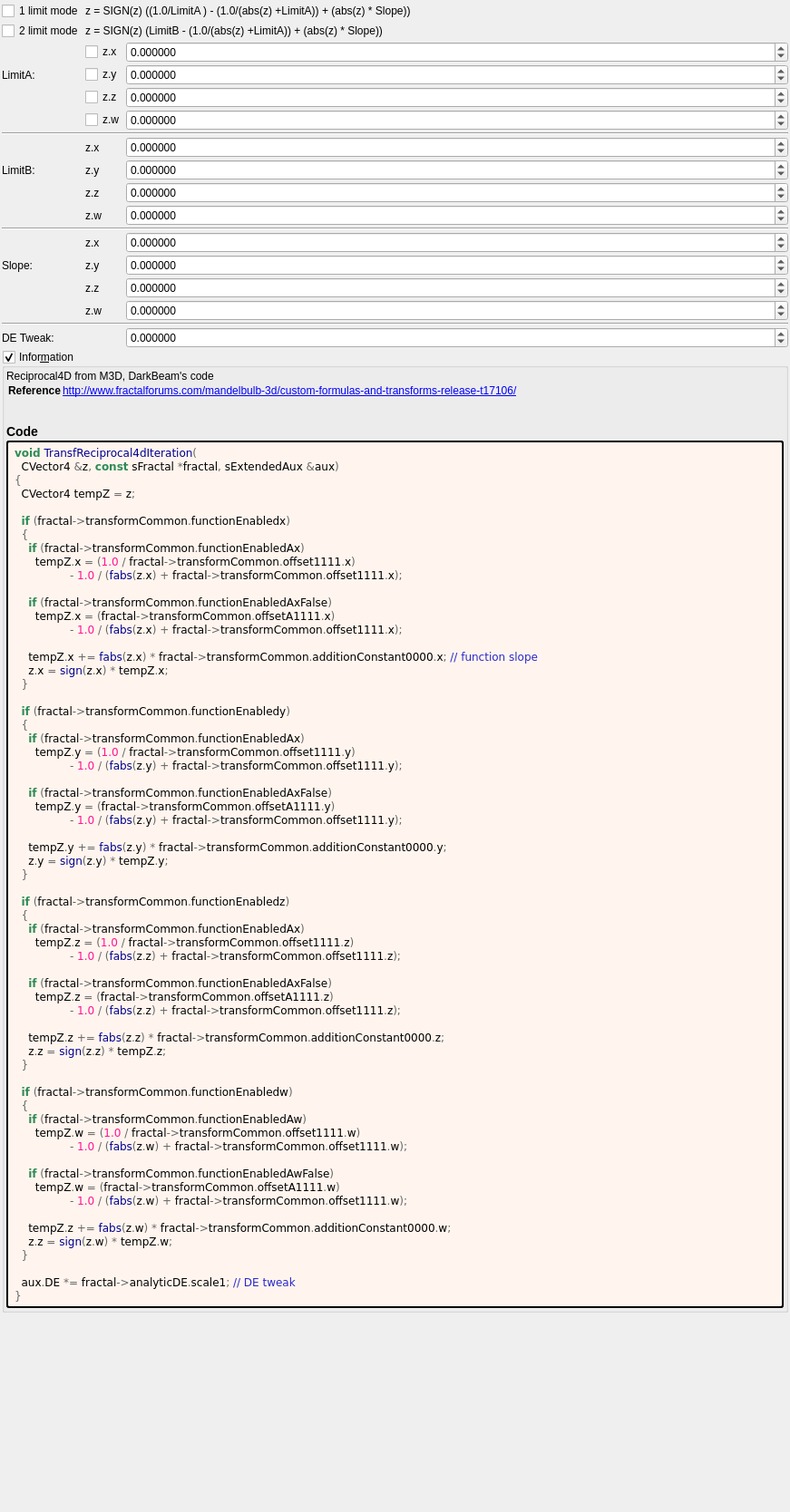
<?xml version="1.0" encoding="UTF-8"?>
<ui version="4.0">
 <class>transf_reciprocal4d</class>
 <widget class="QWidget" name="Form">
  <property name="geometry">
   <rect>
    <x>0</x>
    <y>0</y>
    <width>871</width>
    <height>1668</height>
   </rect>
  </property>
  <property name="windowTitle">
   <string notr="true">transf_reciprocal4d</string>
  </property>
  <layout class="QVBoxLayout" name="verticalLayout">
   <property name="spacing">
    <number>2</number>
   </property>
   <property name="leftMargin">
    <number>2</number>
   </property>
   <property name="topMargin">
    <number>2</number>
   </property>
   <property name="rightMargin">
    <number>2</number>
   </property>
   <property name="bottomMargin">
    <number>2</number>
   </property>
   <item>
    <layout class="QGridLayout" name="gridLayout" columnstretch="0,0,1">
     <property name="spacing">
      <number>2</number>
     </property>
     <item row="0" column="1" colspan="2">
      <widget class="QLabel" name="label_133">
       <property name="text">
        <string notr="true">z = SIGN(z) ((1.0/LimitA ) - (1.0/(abs(z) +LimitA)) + (abs(z) * Slope))</string>
       </property>
       <property name="wordWrap">
        <bool>true</bool>
       </property>
      </widget>
     </item>
     <item row="10" column="2">
      <widget class="MyDoubleSpinBox" name="spinbox4_transf_offsetA_1111_w">
       <property name="sizePolicy">
        <sizepolicy hsizetype="Minimum" vsizetype="Maximum">
         <horstretch>0</horstretch>
         <verstretch>0</verstretch>
        </sizepolicy>
       </property>
       <property name="prefix">
        <string/>
       </property>
       <property name="suffix">
        <string/>
       </property>
       <property name="decimals">
        <number>6</number>
       </property>
       <property name="minimum">
        <double>-99.989999999999995</double>
       </property>
       <property name="maximum">
        <double>99.989999999999995</double>
       </property>
       <property name="singleStep">
        <double>0.100000000000000</double>
       </property>
      </widget>
     </item>
     <item row="10" column="1">
      <widget class="QLabel" name="label_120">
       <property name="text">
        <string notr="true">z.w</string>
       </property>
      </widget>
     </item>
     <item row="5" column="1">
      <widget class="MyCheckBox" name="checkBox_transf_function_enabledw">
       <property name="text">
        <string notr="true">z.w</string>
       </property>
      </widget>
     </item>
     <item row="8" column="1">
      <widget class="QLabel" name="label_114">
       <property name="text">
        <string notr="true">z.y</string>
       </property>
      </widget>
     </item>
     <item row="2" column="2">
      <widget class="MyDoubleSpinBox" name="spinbox4_transf_offset_1111_x">
       <property name="sizePolicy">
        <sizepolicy hsizetype="Minimum" vsizetype="Maximum">
         <horstretch>0</horstretch>
         <verstretch>0</verstretch>
        </sizepolicy>
       </property>
       <property name="prefix">
        <string/>
       </property>
       <property name="suffix">
        <string/>
       </property>
       <property name="decimals">
        <number>6</number>
       </property>
       <property name="minimum">
        <double>-99.989999999999995</double>
       </property>
       <property name="maximum">
        <double>99.989999999999995</double>
       </property>
       <property name="singleStep">
        <double>0.100000000000000</double>
       </property>
      </widget>
     </item>
     <item row="4" column="1">
      <widget class="MyCheckBox" name="checkBox_transf_function_enabledz">
       <property name="text">
        <string notr="true">z.z</string>
       </property>
      </widget>
     </item>
     <item row="9" column="1">
      <widget class="QLabel" name="label_115">
       <property name="text">
        <string notr="true">z.z</string>
       </property>
      </widget>
     </item>
     <item row="7" column="2">
      <widget class="MyDoubleSpinBox" name="spinbox4_transf_offsetA_1111_x">
       <property name="sizePolicy">
        <sizepolicy hsizetype="Minimum" vsizetype="Maximum">
         <horstretch>0</horstretch>
         <verstretch>0</verstretch>
        </sizepolicy>
       </property>
       <property name="prefix">
        <string/>
       </property>
       <property name="suffix">
        <string/>
       </property>
       <property name="decimals">
        <number>6</number>
       </property>
       <property name="minimum">
        <double>-99.989999999999995</double>
       </property>
       <property name="maximum">
        <double>99.989999999999995</double>
       </property>
       <property name="singleStep">
        <double>0.100000000000000</double>
       </property>
      </widget>
     </item>
     <item row="14" column="2">
      <widget class="MyDoubleSpinBox" name="spinbox4_transf_addition_constant_0000_z">
       <property name="sizePolicy">
        <sizepolicy hsizetype="Minimum" vsizetype="Maximum">
         <horstretch>0</horstretch>
         <verstretch>0</verstretch>
        </sizepolicy>
       </property>
       <property name="prefix">
        <string/>
       </property>
       <property name="suffix">
        <string/>
       </property>
       <property name="decimals">
        <number>6</number>
       </property>
       <property name="minimum">
        <double>-99.989999999999995</double>
       </property>
       <property name="maximum">
        <double>99.989999999999995</double>
       </property>
       <property name="singleStep">
        <double>0.100000000000000</double>
       </property>
      </widget>
     </item>
     <item row="8" column="2">
      <widget class="MyDoubleSpinBox" name="spinbox4_transf_offsetA_1111_y">
       <property name="sizePolicy">
        <sizepolicy hsizetype="Minimum" vsizetype="Maximum">
         <horstretch>0</horstretch>
         <verstretch>0</verstretch>
        </sizepolicy>
       </property>
       <property name="prefix">
        <string/>
       </property>
       <property name="suffix">
        <string/>
       </property>
       <property name="decimals">
        <number>6</number>
       </property>
       <property name="minimum">
        <double>-99.989999999999995</double>
       </property>
       <property name="maximum">
        <double>99.989999999999995</double>
       </property>
       <property name="singleStep">
        <double>0.100000000000000</double>
       </property>
      </widget>
     </item>
     <item row="6" column="0" colspan="3">
      <widget class="Line" name="line">
       <property name="orientation">
        <enum>Qt::Horizontal</enum>
       </property>
      </widget>
     </item>
     <item row="4" column="2">
      <widget class="MyDoubleSpinBox" name="spinbox4_transf_offset_1111_z">
       <property name="sizePolicy">
        <sizepolicy hsizetype="Minimum" vsizetype="Maximum">
         <horstretch>0</horstretch>
         <verstretch>0</verstretch>
        </sizepolicy>
       </property>
       <property name="prefix">
        <string/>
       </property>
       <property name="suffix">
        <string/>
       </property>
       <property name="decimals">
        <number>6</number>
       </property>
       <property name="minimum">
        <double>-99.989999999999995</double>
       </property>
       <property name="maximum">
        <double>99.989999999999995</double>
       </property>
       <property name="singleStep">
        <double>0.100000000000000</double>
       </property>
      </widget>
     </item>
     <item row="17" column="0">
      <widget class="QLabel" name="label_112">
       <property name="text">
        <string>DE Tweak:</string>
       </property>
      </widget>
     </item>
     <item row="2" column="1">
      <widget class="MyCheckBox" name="checkBox_transf_function_enabledx">
       <property name="text">
        <string notr="true">z.x</string>
       </property>
      </widget>
     </item>
     <item row="13" column="2">
      <widget class="MyDoubleSpinBox" name="spinbox4_transf_addition_constant_0000_y">
       <property name="sizePolicy">
        <sizepolicy hsizetype="Minimum" vsizetype="Maximum">
         <horstretch>0</horstretch>
         <verstretch>0</verstretch>
        </sizepolicy>
       </property>
       <property name="prefix">
        <string/>
       </property>
       <property name="suffix">
        <string/>
       </property>
       <property name="decimals">
        <number>6</number>
       </property>
       <property name="minimum">
        <double>-99.989999999999995</double>
       </property>
       <property name="maximum">
        <double>99.989999999999995</double>
       </property>
       <property name="singleStep">
        <double>0.100000000000000</double>
       </property>
      </widget>
     </item>
     <item row="11" column="0" colspan="3">
      <widget class="Line" name="line_2">
       <property name="orientation">
        <enum>Qt::Horizontal</enum>
       </property>
      </widget>
     </item>
     <item row="14" column="1">
      <widget class="QLabel" name="label_118">
       <property name="text">
        <string notr="true">z.z</string>
       </property>
      </widget>
     </item>
     <item row="3" column="1">
      <widget class="MyCheckBox" name="checkBox_transf_function_enabledy">
       <property name="text">
        <string notr="true">z.y</string>
       </property>
      </widget>
     </item>
     <item row="7" column="1">
      <widget class="QLabel" name="label_113">
       <property name="text">
        <string notr="true">z.x</string>
       </property>
      </widget>
     </item>
     <item row="8" column="0">
      <widget class="QLabel" name="label_132">
       <property name="text">
        <string>LimitB:</string>
       </property>
      </widget>
     </item>
     <item row="15" column="1">
      <widget class="QLabel" name="label_121">
       <property name="text">
        <string notr="true">z.w</string>
       </property>
      </widget>
     </item>
     <item row="12" column="1">
      <widget class="QLabel" name="label_116">
       <property name="text">
        <string notr="true">z.x</string>
       </property>
      </widget>
     </item>
     <item row="13" column="0">
      <widget class="QLabel" name="label_119">
       <property name="text">
        <string>Slope:</string>
       </property>
      </widget>
     </item>
     <item row="13" column="1">
      <widget class="QLabel" name="label_117">
       <property name="text">
        <string notr="true">z.y</string>
       </property>
      </widget>
     </item>
     <item row="3" column="2">
      <widget class="MyDoubleSpinBox" name="spinbox4_transf_offset_1111_y">
       <property name="sizePolicy">
        <sizepolicy hsizetype="Minimum" vsizetype="Maximum">
         <horstretch>0</horstretch>
         <verstretch>0</verstretch>
        </sizepolicy>
       </property>
       <property name="prefix">
        <string/>
       </property>
       <property name="suffix">
        <string/>
       </property>
       <property name="decimals">
        <number>6</number>
       </property>
       <property name="minimum">
        <double>-99.989999999999995</double>
       </property>
       <property name="maximum">
        <double>99.989999999999995</double>
       </property>
       <property name="singleStep">
        <double>0.100000000000000</double>
       </property>
      </widget>
     </item>
     <item row="9" column="2">
      <widget class="MyDoubleSpinBox" name="spinbox4_transf_offsetA_1111_z">
       <property name="sizePolicy">
        <sizepolicy hsizetype="Minimum" vsizetype="Maximum">
         <horstretch>0</horstretch>
         <verstretch>0</verstretch>
        </sizepolicy>
       </property>
       <property name="prefix">
        <string/>
       </property>
       <property name="suffix">
        <string/>
       </property>
       <property name="decimals">
        <number>6</number>
       </property>
       <property name="minimum">
        <double>-99.989999999999995</double>
       </property>
       <property name="maximum">
        <double>99.989999999999995</double>
       </property>
       <property name="singleStep">
        <double>0.100000000000000</double>
       </property>
      </widget>
     </item>
     <item row="3" column="0">
      <widget class="QLabel" name="label_108">
       <property name="text">
        <string>LimitA:</string>
       </property>
      </widget>
     </item>
     <item row="12" column="2">
      <widget class="MyDoubleSpinBox" name="spinbox4_transf_addition_constant_0000_x">
       <property name="sizePolicy">
        <sizepolicy hsizetype="Minimum" vsizetype="Maximum">
         <horstretch>0</horstretch>
         <verstretch>0</verstretch>
        </sizepolicy>
       </property>
       <property name="prefix">
        <string/>
       </property>
       <property name="suffix">
        <string/>
       </property>
       <property name="decimals">
        <number>6</number>
       </property>
       <property name="minimum">
        <double>-99.989999999999995</double>
       </property>
       <property name="maximum">
        <double>99.989999999999995</double>
       </property>
       <property name="singleStep">
        <double>0.100000000000000</double>
       </property>
      </widget>
     </item>
     <item row="17" column="2">
      <widget class="MyDoubleSpinBox" name="spinbox_analyticDE_scale_1">
       <property name="sizePolicy">
        <sizepolicy hsizetype="Minimum" vsizetype="Maximum">
         <horstretch>0</horstretch>
         <verstretch>0</verstretch>
        </sizepolicy>
       </property>
       <property name="prefix">
        <string/>
       </property>
       <property name="suffix">
        <string/>
       </property>
       <property name="decimals">
        <number>6</number>
       </property>
       <property name="minimum">
        <double>-99.989999999999995</double>
       </property>
       <property name="maximum">
        <double>99.989999999999995</double>
       </property>
       <property name="singleStep">
        <double>0.100000000000000</double>
       </property>
      </widget>
     </item>
     <item row="16" column="0" colspan="3">
      <widget class="Line" name="line_3">
       <property name="orientation">
        <enum>Qt::Horizontal</enum>
       </property>
      </widget>
     </item>
     <item row="5" column="2">
      <widget class="MyDoubleSpinBox" name="spinbox4_transf_offset_1111_w">
       <property name="sizePolicy">
        <sizepolicy hsizetype="Minimum" vsizetype="Maximum">
         <horstretch>0</horstretch>
         <verstretch>0</verstretch>
        </sizepolicy>
       </property>
       <property name="prefix">
        <string/>
       </property>
       <property name="suffix">
        <string/>
       </property>
       <property name="decimals">
        <number>6</number>
       </property>
       <property name="minimum">
        <double>-99.989999999999995</double>
       </property>
       <property name="maximum">
        <double>99.989999999999995</double>
       </property>
       <property name="singleStep">
        <double>0.100000000000000</double>
       </property>
      </widget>
     </item>
     <item row="15" column="2">
      <widget class="MyDoubleSpinBox" name="spinbox4_transf_addition_constant_0000_w">
       <property name="sizePolicy">
        <sizepolicy hsizetype="Minimum" vsizetype="Maximum">
         <horstretch>0</horstretch>
         <verstretch>0</verstretch>
        </sizepolicy>
       </property>
       <property name="prefix">
        <string/>
       </property>
       <property name="suffix">
        <string/>
       </property>
       <property name="decimals">
        <number>6</number>
       </property>
       <property name="minimum">
        <double>-99.989999999999995</double>
       </property>
       <property name="maximum">
        <double>99.989999999999995</double>
       </property>
       <property name="singleStep">
        <double>0.100000000000000</double>
       </property>
      </widget>
     </item>
     <item row="0" column="0">
      <widget class="MyCheckBox" name="checkBox_transf_function_enabledAx">
       <property name="text">
        <string>1 limit mode</string>
       </property>
      </widget>
     </item>
     <item row="1" column="0">
      <widget class="MyCheckBox" name="checkBox_transf_function_enabledAx_false">
       <property name="text">
        <string>2 limit mode</string>
       </property>
      </widget>
     </item>
     <item row="1" column="1" colspan="2">
      <widget class="QLabel" name="label_148">
       <property name="text">
        <string notr="true">z = SIGN(z) (LimitB - (1.0/(abs(z) +LimitA)) + (abs(z) * Slope))</string>
       </property>
       <property name="wordWrap">
        <bool>true</bool>
       </property>
      </widget>
     </item>
    </layout>
   </item>
   <item>
    <widget class="MyGroupBox" name="groupCheck_info">
     <property name="title">
      <string>Infor&amp;mation</string>
     </property>
     <property name="flat">
      <bool>false</bool>
     </property>
     <property name="checkable">
      <bool>true</bool>
     </property>
     <layout class="QVBoxLayout" name="verticalLayout_2">
      <property name="spacing">
       <number>2</number>
      </property>
      <property name="leftMargin">
       <number>2</number>
      </property>
      <property name="topMargin">
       <number>2</number>
      </property>
      <property name="rightMargin">
       <number>2</number>
      </property>
      <property name="bottomMargin">
       <number>2</number>
      </property>
      <item>
       <widget class="QLabel" name="label_information_general">
        <property name="text">
         <string notr="true">&lt;p&gt;Reciprocal4D from M3D, DarkBeam&#039;s code&lt;/p&gt;&lt;table&gt;
&lt;tr&gt;&lt;th&gt;Reference&lt;/th&gt;&lt;td&gt;&lt;a href=&quot;http://www.fractalforums.com/mandelbulb-3d/custom-formulas-and-transforms-release-t17106/&quot;&gt;http://www.fractalforums.com/mandelbulb-3d/custom-formulas-and-transforms-release-t17106/&lt;br&gt;
&lt;/td&gt;&lt;/tr&gt;
&lt;/table&gt;
&lt;h3&gt;Code&lt;/h3&gt;</string>
        </property>
        <property name="wordWrap">
         <bool>true</bool>
        </property>
        <property name="openExternalLinks">
         <bool>true</bool>
        </property>
        <property name="textInteractionFlags">
         <set>Qt::LinksAccessibleByMouse|Qt::TextSelectableByMouse</set>
        </property>
       </widget>
      </item>
      <item>
       <widget class="QLabel" name="label_code_content">
        <property name="styleSheet">
         <string notr="true">border-style: outset; border-width: 2px; border-radius: 3px; border-color: black; background-color: #fff5ee; padding: 4px;</string>
        </property>
        <property name="text">
         <string notr="true">&lt;body style=&quot;background-color:#fff5ee&quot;&gt;
&lt;pre style=&quot;color:#000000; background-color:#fff5ee;  font-family:&#039;Courier New&#039;,monospace;white-space: pre-wrap;&quot;&gt;&lt;span style=&quot;color:#2e8b57; font-weight:bold&quot;&gt;void&lt;/span&gt; &lt;span style=&quot;color:#00008f&quot;&gt;TransfReciprocal4dIteration&lt;/span&gt;&lt;span style=&quot;color:#676767&quot;&gt;(&lt;/span&gt;
  CVector4 &lt;span style=&quot;color:#676767&quot;&gt;&amp;amp;&lt;/span&gt;z&lt;span style=&quot;color:#676767&quot;&gt;,&lt;/span&gt; &lt;span style=&quot;color:#2e8b57; font-weight:bold&quot;&gt;const&lt;/span&gt; sFractal &lt;span style=&quot;color:#676767&quot;&gt;*&lt;/span&gt;fractal&lt;span style=&quot;color:#676767&quot;&gt;,&lt;/span&gt; sExtendedAux &lt;span style=&quot;color:#676767&quot;&gt;&amp;amp;&lt;/span&gt;aux&lt;span style=&quot;color:#676767&quot;&gt;)&lt;/span&gt;
&lt;span style=&quot;color:#676767&quot;&gt;{&lt;/span&gt;
  CVector4 tempZ &lt;span style=&quot;color:#676767&quot;&gt;=&lt;/span&gt; z&lt;span style=&quot;color:#676767&quot;&gt;;&lt;/span&gt;

  &lt;span style=&quot;color:#2e8b57; font-weight:bold&quot;&gt;if&lt;/span&gt; &lt;span style=&quot;color:#676767&quot;&gt;(&lt;/span&gt;fractal&lt;span style=&quot;color:#676767&quot;&gt;-&amp;gt;&lt;/span&gt;transformCommon&lt;span style=&quot;color:#676767&quot;&gt;.&lt;/span&gt;functionEnabledx&lt;span style=&quot;color:#676767&quot;&gt;)&lt;/span&gt;
  &lt;span style=&quot;color:#676767&quot;&gt;{&lt;/span&gt;
    &lt;span style=&quot;color:#2e8b57; font-weight:bold&quot;&gt;if&lt;/span&gt; &lt;span style=&quot;color:#676767&quot;&gt;(&lt;/span&gt;fractal&lt;span style=&quot;color:#676767&quot;&gt;-&amp;gt;&lt;/span&gt;transformCommon&lt;span style=&quot;color:#676767&quot;&gt;.&lt;/span&gt;functionEnabledAx&lt;span style=&quot;color:#676767&quot;&gt;)&lt;/span&gt;
      tempZ&lt;span style=&quot;color:#676767&quot;&gt;.&lt;/span&gt;x &lt;span style=&quot;color:#676767&quot;&gt;= (&lt;/span&gt;&lt;span style=&quot;color:#ff1493&quot;&gt;1.0&lt;/span&gt; &lt;span style=&quot;color:#676767&quot;&gt;/&lt;/span&gt; fractal&lt;span style=&quot;color:#676767&quot;&gt;-&amp;gt;&lt;/span&gt;transformCommon&lt;span style=&quot;color:#676767&quot;&gt;.&lt;/span&gt;offset1111&lt;span style=&quot;color:#676767&quot;&gt;.&lt;/span&gt;x&lt;span style=&quot;color:#676767&quot;&gt;)&lt;/span&gt;
                &lt;span style=&quot;color:#676767&quot;&gt;-&lt;/span&gt; &lt;span style=&quot;color:#ff1493&quot;&gt;1.0&lt;/span&gt; &lt;span style=&quot;color:#676767&quot;&gt;/ (&lt;/span&gt;&lt;span style=&quot;color:#00008f&quot;&gt;fabs&lt;/span&gt;&lt;span style=&quot;color:#676767&quot;&gt;(&lt;/span&gt;z&lt;span style=&quot;color:#676767&quot;&gt;.&lt;/span&gt;x&lt;span style=&quot;color:#676767&quot;&gt;) +&lt;/span&gt; fractal&lt;span style=&quot;color:#676767&quot;&gt;-&amp;gt;&lt;/span&gt;transformCommon&lt;span style=&quot;color:#676767&quot;&gt;.&lt;/span&gt;offset1111&lt;span style=&quot;color:#676767&quot;&gt;.&lt;/span&gt;x&lt;span style=&quot;color:#676767&quot;&gt;);&lt;/span&gt;

    &lt;span style=&quot;color:#2e8b57; font-weight:bold&quot;&gt;if&lt;/span&gt; &lt;span style=&quot;color:#676767&quot;&gt;(&lt;/span&gt;fractal&lt;span style=&quot;color:#676767&quot;&gt;-&amp;gt;&lt;/span&gt;transformCommon&lt;span style=&quot;color:#676767&quot;&gt;.&lt;/span&gt;functionEnabledAxFalse&lt;span style=&quot;color:#676767&quot;&gt;)&lt;/span&gt;
      tempZ&lt;span style=&quot;color:#676767&quot;&gt;.&lt;/span&gt;x &lt;span style=&quot;color:#676767&quot;&gt;= (&lt;/span&gt;fractal&lt;span style=&quot;color:#676767&quot;&gt;-&amp;gt;&lt;/span&gt;transformCommon&lt;span style=&quot;color:#676767&quot;&gt;.&lt;/span&gt;offsetA1111&lt;span style=&quot;color:#676767&quot;&gt;.&lt;/span&gt;x&lt;span style=&quot;color:#676767&quot;&gt;)&lt;/span&gt;
                &lt;span style=&quot;color:#676767&quot;&gt;-&lt;/span&gt; &lt;span style=&quot;color:#ff1493&quot;&gt;1.0&lt;/span&gt; &lt;span style=&quot;color:#676767&quot;&gt;/ (&lt;/span&gt;&lt;span style=&quot;color:#00008f&quot;&gt;fabs&lt;/span&gt;&lt;span style=&quot;color:#676767&quot;&gt;(&lt;/span&gt;z&lt;span style=&quot;color:#676767&quot;&gt;.&lt;/span&gt;x&lt;span style=&quot;color:#676767&quot;&gt;) +&lt;/span&gt; fractal&lt;span style=&quot;color:#676767&quot;&gt;-&amp;gt;&lt;/span&gt;transformCommon&lt;span style=&quot;color:#676767&quot;&gt;.&lt;/span&gt;offset1111&lt;span style=&quot;color:#676767&quot;&gt;.&lt;/span&gt;x&lt;span style=&quot;color:#676767&quot;&gt;);&lt;/span&gt;

    tempZ&lt;span style=&quot;color:#676767&quot;&gt;.&lt;/span&gt;x &lt;span style=&quot;color:#676767&quot;&gt;+=&lt;/span&gt; &lt;span style=&quot;color:#00008f&quot;&gt;fabs&lt;/span&gt;&lt;span style=&quot;color:#676767&quot;&gt;(&lt;/span&gt;z&lt;span style=&quot;color:#676767&quot;&gt;.&lt;/span&gt;x&lt;span style=&quot;color:#676767&quot;&gt;) *&lt;/span&gt; fractal&lt;span style=&quot;color:#676767&quot;&gt;-&amp;gt;&lt;/span&gt;transformCommon&lt;span style=&quot;color:#676767&quot;&gt;.&lt;/span&gt;additionConstant0000&lt;span style=&quot;color:#676767&quot;&gt;.&lt;/span&gt;x&lt;span style=&quot;color:#676767&quot;&gt;;&lt;/span&gt; &lt;span style=&quot;color:#2929cc&quot;&gt;// function slope&lt;/span&gt;
    z&lt;span style=&quot;color:#676767&quot;&gt;.&lt;/span&gt;x &lt;span style=&quot;color:#676767&quot;&gt;=&lt;/span&gt; &lt;span style=&quot;color:#00008f&quot;&gt;sign&lt;/span&gt;&lt;span style=&quot;color:#676767&quot;&gt;(&lt;/span&gt;z&lt;span style=&quot;color:#676767&quot;&gt;.&lt;/span&gt;x&lt;span style=&quot;color:#676767&quot;&gt;) *&lt;/span&gt; tempZ&lt;span style=&quot;color:#676767&quot;&gt;.&lt;/span&gt;x&lt;span style=&quot;color:#676767&quot;&gt;;&lt;/span&gt;
  &lt;span style=&quot;color:#676767&quot;&gt;}&lt;/span&gt;

  &lt;span style=&quot;color:#2e8b57; font-weight:bold&quot;&gt;if&lt;/span&gt; &lt;span style=&quot;color:#676767&quot;&gt;(&lt;/span&gt;fractal&lt;span style=&quot;color:#676767&quot;&gt;-&amp;gt;&lt;/span&gt;transformCommon&lt;span style=&quot;color:#676767&quot;&gt;.&lt;/span&gt;functionEnabledy&lt;span style=&quot;color:#676767&quot;&gt;)&lt;/span&gt;
  &lt;span style=&quot;color:#676767&quot;&gt;{&lt;/span&gt;
    &lt;span style=&quot;color:#2e8b57; font-weight:bold&quot;&gt;if&lt;/span&gt; &lt;span style=&quot;color:#676767&quot;&gt;(&lt;/span&gt;fractal&lt;span style=&quot;color:#676767&quot;&gt;-&amp;gt;&lt;/span&gt;transformCommon&lt;span style=&quot;color:#676767&quot;&gt;.&lt;/span&gt;functionEnabledAx&lt;span style=&quot;color:#676767&quot;&gt;)&lt;/span&gt;
      tempZ&lt;span style=&quot;color:#676767&quot;&gt;.&lt;/span&gt;y &lt;span style=&quot;color:#676767&quot;&gt;= (&lt;/span&gt;&lt;span style=&quot;color:#ff1493&quot;&gt;1.0&lt;/span&gt; &lt;span style=&quot;color:#676767&quot;&gt;/&lt;/span&gt; fractal&lt;span style=&quot;color:#676767&quot;&gt;-&amp;gt;&lt;/span&gt;transformCommon&lt;span style=&quot;color:#676767&quot;&gt;.&lt;/span&gt;offset1111&lt;span style=&quot;color:#676767&quot;&gt;.&lt;/span&gt;y&lt;span style=&quot;color:#676767&quot;&gt;)&lt;/span&gt;
                &lt;span style=&quot;color:#676767&quot;&gt;-&lt;/span&gt; &lt;span style=&quot;color:#ff1493&quot;&gt;1.0&lt;/span&gt; &lt;span style=&quot;color:#676767&quot;&gt;/ (&lt;/span&gt;&lt;span style=&quot;color:#00008f&quot;&gt;fabs&lt;/span&gt;&lt;span style=&quot;color:#676767&quot;&gt;(&lt;/span&gt;z&lt;span style=&quot;color:#676767&quot;&gt;.&lt;/span&gt;y&lt;span style=&quot;color:#676767&quot;&gt;) +&lt;/span&gt; fractal&lt;span style=&quot;color:#676767&quot;&gt;-&amp;gt;&lt;/span&gt;transformCommon&lt;span style=&quot;color:#676767&quot;&gt;.&lt;/span&gt;offset1111&lt;span style=&quot;color:#676767&quot;&gt;.&lt;/span&gt;y&lt;span style=&quot;color:#676767&quot;&gt;);&lt;/span&gt;

    &lt;span style=&quot;color:#2e8b57; font-weight:bold&quot;&gt;if&lt;/span&gt; &lt;span style=&quot;color:#676767&quot;&gt;(&lt;/span&gt;fractal&lt;span style=&quot;color:#676767&quot;&gt;-&amp;gt;&lt;/span&gt;transformCommon&lt;span style=&quot;color:#676767&quot;&gt;.&lt;/span&gt;functionEnabledAxFalse&lt;span style=&quot;color:#676767&quot;&gt;)&lt;/span&gt;
      tempZ&lt;span style=&quot;color:#676767&quot;&gt;.&lt;/span&gt;y &lt;span style=&quot;color:#676767&quot;&gt;= (&lt;/span&gt;fractal&lt;span style=&quot;color:#676767&quot;&gt;-&amp;gt;&lt;/span&gt;transformCommon&lt;span style=&quot;color:#676767&quot;&gt;.&lt;/span&gt;offsetA1111&lt;span style=&quot;color:#676767&quot;&gt;.&lt;/span&gt;y&lt;span style=&quot;color:#676767&quot;&gt;)&lt;/span&gt;
                &lt;span style=&quot;color:#676767&quot;&gt;-&lt;/span&gt; &lt;span style=&quot;color:#ff1493&quot;&gt;1.0&lt;/span&gt; &lt;span style=&quot;color:#676767&quot;&gt;/ (&lt;/span&gt;&lt;span style=&quot;color:#00008f&quot;&gt;fabs&lt;/span&gt;&lt;span style=&quot;color:#676767&quot;&gt;(&lt;/span&gt;z&lt;span style=&quot;color:#676767&quot;&gt;.&lt;/span&gt;y&lt;span style=&quot;color:#676767&quot;&gt;) +&lt;/span&gt; fractal&lt;span style=&quot;color:#676767&quot;&gt;-&amp;gt;&lt;/span&gt;transformCommon&lt;span style=&quot;color:#676767&quot;&gt;.&lt;/span&gt;offset1111&lt;span style=&quot;color:#676767&quot;&gt;.&lt;/span&gt;y&lt;span style=&quot;color:#676767&quot;&gt;);&lt;/span&gt;

    tempZ&lt;span style=&quot;color:#676767&quot;&gt;.&lt;/span&gt;y &lt;span style=&quot;color:#676767&quot;&gt;+=&lt;/span&gt; &lt;span style=&quot;color:#00008f&quot;&gt;fabs&lt;/span&gt;&lt;span style=&quot;color:#676767&quot;&gt;(&lt;/span&gt;z&lt;span style=&quot;color:#676767&quot;&gt;.&lt;/span&gt;y&lt;span style=&quot;color:#676767&quot;&gt;) *&lt;/span&gt; fractal&lt;span style=&quot;color:#676767&quot;&gt;-&amp;gt;&lt;/span&gt;transformCommon&lt;span style=&quot;color:#676767&quot;&gt;.&lt;/span&gt;additionConstant0000&lt;span style=&quot;color:#676767&quot;&gt;.&lt;/span&gt;y&lt;span style=&quot;color:#676767&quot;&gt;;&lt;/span&gt;
    z&lt;span style=&quot;color:#676767&quot;&gt;.&lt;/span&gt;y &lt;span style=&quot;color:#676767&quot;&gt;=&lt;/span&gt; &lt;span style=&quot;color:#00008f&quot;&gt;sign&lt;/span&gt;&lt;span style=&quot;color:#676767&quot;&gt;(&lt;/span&gt;z&lt;span style=&quot;color:#676767&quot;&gt;.&lt;/span&gt;y&lt;span style=&quot;color:#676767&quot;&gt;) *&lt;/span&gt; tempZ&lt;span style=&quot;color:#676767&quot;&gt;.&lt;/span&gt;y&lt;span style=&quot;color:#676767&quot;&gt;;&lt;/span&gt;
  &lt;span style=&quot;color:#676767&quot;&gt;}&lt;/span&gt;

  &lt;span style=&quot;color:#2e8b57; font-weight:bold&quot;&gt;if&lt;/span&gt; &lt;span style=&quot;color:#676767&quot;&gt;(&lt;/span&gt;fractal&lt;span style=&quot;color:#676767&quot;&gt;-&amp;gt;&lt;/span&gt;transformCommon&lt;span style=&quot;color:#676767&quot;&gt;.&lt;/span&gt;functionEnabledz&lt;span style=&quot;color:#676767&quot;&gt;)&lt;/span&gt;
  &lt;span style=&quot;color:#676767&quot;&gt;{&lt;/span&gt;
    &lt;span style=&quot;color:#2e8b57; font-weight:bold&quot;&gt;if&lt;/span&gt; &lt;span style=&quot;color:#676767&quot;&gt;(&lt;/span&gt;fractal&lt;span style=&quot;color:#676767&quot;&gt;-&amp;gt;&lt;/span&gt;transformCommon&lt;span style=&quot;color:#676767&quot;&gt;.&lt;/span&gt;functionEnabledAx&lt;span style=&quot;color:#676767&quot;&gt;)&lt;/span&gt;
      tempZ&lt;span style=&quot;color:#676767&quot;&gt;.&lt;/span&gt;z &lt;span style=&quot;color:#676767&quot;&gt;= (&lt;/span&gt;&lt;span style=&quot;color:#ff1493&quot;&gt;1.0&lt;/span&gt; &lt;span style=&quot;color:#676767&quot;&gt;/&lt;/span&gt; fractal&lt;span style=&quot;color:#676767&quot;&gt;-&amp;gt;&lt;/span&gt;transformCommon&lt;span style=&quot;color:#676767&quot;&gt;.&lt;/span&gt;offset1111&lt;span style=&quot;color:#676767&quot;&gt;.&lt;/span&gt;z&lt;span style=&quot;color:#676767&quot;&gt;)&lt;/span&gt;
                &lt;span style=&quot;color:#676767&quot;&gt;-&lt;/span&gt; &lt;span style=&quot;color:#ff1493&quot;&gt;1.0&lt;/span&gt; &lt;span style=&quot;color:#676767&quot;&gt;/ (&lt;/span&gt;&lt;span style=&quot;color:#00008f&quot;&gt;fabs&lt;/span&gt;&lt;span style=&quot;color:#676767&quot;&gt;(&lt;/span&gt;z&lt;span style=&quot;color:#676767&quot;&gt;.&lt;/span&gt;z&lt;span style=&quot;color:#676767&quot;&gt;) +&lt;/span&gt; fractal&lt;span style=&quot;color:#676767&quot;&gt;-&amp;gt;&lt;/span&gt;transformCommon&lt;span style=&quot;color:#676767&quot;&gt;.&lt;/span&gt;offset1111&lt;span style=&quot;color:#676767&quot;&gt;.&lt;/span&gt;z&lt;span style=&quot;color:#676767&quot;&gt;);&lt;/span&gt;

    &lt;span style=&quot;color:#2e8b57; font-weight:bold&quot;&gt;if&lt;/span&gt; &lt;span style=&quot;color:#676767&quot;&gt;(&lt;/span&gt;fractal&lt;span style=&quot;color:#676767&quot;&gt;-&amp;gt;&lt;/span&gt;transformCommon&lt;span style=&quot;color:#676767&quot;&gt;.&lt;/span&gt;functionEnabledAxFalse&lt;span style=&quot;color:#676767&quot;&gt;)&lt;/span&gt;
      tempZ&lt;span style=&quot;color:#676767&quot;&gt;.&lt;/span&gt;z &lt;span style=&quot;color:#676767&quot;&gt;= (&lt;/span&gt;fractal&lt;span style=&quot;color:#676767&quot;&gt;-&amp;gt;&lt;/span&gt;transformCommon&lt;span style=&quot;color:#676767&quot;&gt;.&lt;/span&gt;offsetA1111&lt;span style=&quot;color:#676767&quot;&gt;.&lt;/span&gt;z&lt;span style=&quot;color:#676767&quot;&gt;)&lt;/span&gt;
                &lt;span style=&quot;color:#676767&quot;&gt;-&lt;/span&gt; &lt;span style=&quot;color:#ff1493&quot;&gt;1.0&lt;/span&gt; &lt;span style=&quot;color:#676767&quot;&gt;/ (&lt;/span&gt;&lt;span style=&quot;color:#00008f&quot;&gt;fabs&lt;/span&gt;&lt;span style=&quot;color:#676767&quot;&gt;(&lt;/span&gt;z&lt;span style=&quot;color:#676767&quot;&gt;.&lt;/span&gt;z&lt;span style=&quot;color:#676767&quot;&gt;) +&lt;/span&gt; fractal&lt;span style=&quot;color:#676767&quot;&gt;-&amp;gt;&lt;/span&gt;transformCommon&lt;span style=&quot;color:#676767&quot;&gt;.&lt;/span&gt;offset1111&lt;span style=&quot;color:#676767&quot;&gt;.&lt;/span&gt;z&lt;span style=&quot;color:#676767&quot;&gt;);&lt;/span&gt;

    tempZ&lt;span style=&quot;color:#676767&quot;&gt;.&lt;/span&gt;z &lt;span style=&quot;color:#676767&quot;&gt;+=&lt;/span&gt; &lt;span style=&quot;color:#00008f&quot;&gt;fabs&lt;/span&gt;&lt;span style=&quot;color:#676767&quot;&gt;(&lt;/span&gt;z&lt;span style=&quot;color:#676767&quot;&gt;.&lt;/span&gt;z&lt;span style=&quot;color:#676767&quot;&gt;) *&lt;/span&gt; fractal&lt;span style=&quot;color:#676767&quot;&gt;-&amp;gt;&lt;/span&gt;transformCommon&lt;span style=&quot;color:#676767&quot;&gt;.&lt;/span&gt;additionConstant0000&lt;span style=&quot;color:#676767&quot;&gt;.&lt;/span&gt;z&lt;span style=&quot;color:#676767&quot;&gt;;&lt;/span&gt;
    z&lt;span style=&quot;color:#676767&quot;&gt;.&lt;/span&gt;z &lt;span style=&quot;color:#676767&quot;&gt;=&lt;/span&gt; &lt;span style=&quot;color:#00008f&quot;&gt;sign&lt;/span&gt;&lt;span style=&quot;color:#676767&quot;&gt;(&lt;/span&gt;z&lt;span style=&quot;color:#676767&quot;&gt;.&lt;/span&gt;z&lt;span style=&quot;color:#676767&quot;&gt;) *&lt;/span&gt; tempZ&lt;span style=&quot;color:#676767&quot;&gt;.&lt;/span&gt;z&lt;span style=&quot;color:#676767&quot;&gt;;&lt;/span&gt;
  &lt;span style=&quot;color:#676767&quot;&gt;}&lt;/span&gt;

  &lt;span style=&quot;color:#2e8b57; font-weight:bold&quot;&gt;if&lt;/span&gt; &lt;span style=&quot;color:#676767&quot;&gt;(&lt;/span&gt;fractal&lt;span style=&quot;color:#676767&quot;&gt;-&amp;gt;&lt;/span&gt;transformCommon&lt;span style=&quot;color:#676767&quot;&gt;.&lt;/span&gt;functionEnabledw&lt;span style=&quot;color:#676767&quot;&gt;)&lt;/span&gt;
  &lt;span style=&quot;color:#676767&quot;&gt;{&lt;/span&gt;
    &lt;span style=&quot;color:#2e8b57; font-weight:bold&quot;&gt;if&lt;/span&gt; &lt;span style=&quot;color:#676767&quot;&gt;(&lt;/span&gt;fractal&lt;span style=&quot;color:#676767&quot;&gt;-&amp;gt;&lt;/span&gt;transformCommon&lt;span style=&quot;color:#676767&quot;&gt;.&lt;/span&gt;functionEnabledAw&lt;span style=&quot;color:#676767&quot;&gt;)&lt;/span&gt;
      tempZ&lt;span style=&quot;color:#676767&quot;&gt;.&lt;/span&gt;w &lt;span style=&quot;color:#676767&quot;&gt;= (&lt;/span&gt;&lt;span style=&quot;color:#ff1493&quot;&gt;1.0&lt;/span&gt; &lt;span style=&quot;color:#676767&quot;&gt;/&lt;/span&gt; fractal&lt;span style=&quot;color:#676767&quot;&gt;-&amp;gt;&lt;/span&gt;transformCommon&lt;span style=&quot;color:#676767&quot;&gt;.&lt;/span&gt;offset1111&lt;span style=&quot;color:#676767&quot;&gt;.&lt;/span&gt;w&lt;span style=&quot;color:#676767&quot;&gt;)&lt;/span&gt;
                &lt;span style=&quot;color:#676767&quot;&gt;-&lt;/span&gt; &lt;span style=&quot;color:#ff1493&quot;&gt;1.0&lt;/span&gt; &lt;span style=&quot;color:#676767&quot;&gt;/ (&lt;/span&gt;&lt;span style=&quot;color:#00008f&quot;&gt;fabs&lt;/span&gt;&lt;span style=&quot;color:#676767&quot;&gt;(&lt;/span&gt;z&lt;span style=&quot;color:#676767&quot;&gt;.&lt;/span&gt;w&lt;span style=&quot;color:#676767&quot;&gt;) +&lt;/span&gt; fractal&lt;span style=&quot;color:#676767&quot;&gt;-&amp;gt;&lt;/span&gt;transformCommon&lt;span style=&quot;color:#676767&quot;&gt;.&lt;/span&gt;offset1111&lt;span style=&quot;color:#676767&quot;&gt;.&lt;/span&gt;w&lt;span style=&quot;color:#676767&quot;&gt;);&lt;/span&gt;

    &lt;span style=&quot;color:#2e8b57; font-weight:bold&quot;&gt;if&lt;/span&gt; &lt;span style=&quot;color:#676767&quot;&gt;(&lt;/span&gt;fractal&lt;span style=&quot;color:#676767&quot;&gt;-&amp;gt;&lt;/span&gt;transformCommon&lt;span style=&quot;color:#676767&quot;&gt;.&lt;/span&gt;functionEnabledAwFalse&lt;span style=&quot;color:#676767&quot;&gt;)&lt;/span&gt;
      tempZ&lt;span style=&quot;color:#676767&quot;&gt;.&lt;/span&gt;w &lt;span style=&quot;color:#676767&quot;&gt;= (&lt;/span&gt;fractal&lt;span style=&quot;color:#676767&quot;&gt;-&amp;gt;&lt;/span&gt;transformCommon&lt;span style=&quot;color:#676767&quot;&gt;.&lt;/span&gt;offsetA1111&lt;span style=&quot;color:#676767&quot;&gt;.&lt;/span&gt;w&lt;span style=&quot;color:#676767&quot;&gt;)&lt;/span&gt;
                &lt;span style=&quot;color:#676767&quot;&gt;-&lt;/span&gt; &lt;span style=&quot;color:#ff1493&quot;&gt;1.0&lt;/span&gt; &lt;span style=&quot;color:#676767&quot;&gt;/ (&lt;/span&gt;&lt;span style=&quot;color:#00008f&quot;&gt;fabs&lt;/span&gt;&lt;span style=&quot;color:#676767&quot;&gt;(&lt;/span&gt;z&lt;span style=&quot;color:#676767&quot;&gt;.&lt;/span&gt;w&lt;span style=&quot;color:#676767&quot;&gt;) +&lt;/span&gt; fractal&lt;span style=&quot;color:#676767&quot;&gt;-&amp;gt;&lt;/span&gt;transformCommon&lt;span style=&quot;color:#676767&quot;&gt;.&lt;/span&gt;offset1111&lt;span style=&quot;color:#676767&quot;&gt;.&lt;/span&gt;w&lt;span style=&quot;color:#676767&quot;&gt;);&lt;/span&gt;

    tempZ&lt;span style=&quot;color:#676767&quot;&gt;.&lt;/span&gt;z &lt;span style=&quot;color:#676767&quot;&gt;+=&lt;/span&gt; &lt;span style=&quot;color:#00008f&quot;&gt;fabs&lt;/span&gt;&lt;span style=&quot;color:#676767&quot;&gt;(&lt;/span&gt;z&lt;span style=&quot;color:#676767&quot;&gt;.&lt;/span&gt;w&lt;span style=&quot;color:#676767&quot;&gt;) *&lt;/span&gt; fractal&lt;span style=&quot;color:#676767&quot;&gt;-&amp;gt;&lt;/span&gt;transformCommon&lt;span style=&quot;color:#676767&quot;&gt;.&lt;/span&gt;additionConstant0000&lt;span style=&quot;color:#676767&quot;&gt;.&lt;/span&gt;w&lt;span style=&quot;color:#676767&quot;&gt;;&lt;/span&gt;
    z&lt;span style=&quot;color:#676767&quot;&gt;.&lt;/span&gt;z &lt;span style=&quot;color:#676767&quot;&gt;=&lt;/span&gt; &lt;span style=&quot;color:#00008f&quot;&gt;sign&lt;/span&gt;&lt;span style=&quot;color:#676767&quot;&gt;(&lt;/span&gt;z&lt;span style=&quot;color:#676767&quot;&gt;.&lt;/span&gt;w&lt;span style=&quot;color:#676767&quot;&gt;) *&lt;/span&gt; tempZ&lt;span style=&quot;color:#676767&quot;&gt;.&lt;/span&gt;w&lt;span style=&quot;color:#676767&quot;&gt;;&lt;/span&gt;
  &lt;span style=&quot;color:#676767&quot;&gt;}&lt;/span&gt;

  aux&lt;span style=&quot;color:#676767&quot;&gt;.&lt;/span&gt;DE &lt;span style=&quot;color:#676767&quot;&gt;*=&lt;/span&gt; fractal&lt;span style=&quot;color:#676767&quot;&gt;-&amp;gt;&lt;/span&gt;analyticDE&lt;span style=&quot;color:#676767&quot;&gt;.&lt;/span&gt;scale1&lt;span style=&quot;color:#676767&quot;&gt;;&lt;/span&gt; &lt;span style=&quot;color:#2929cc&quot;&gt;// DE tweak&lt;/span&gt;
&lt;span style=&quot;color:#676767&quot;&gt;}&lt;/span&gt;
&lt;/pre&gt;
&lt;/body&gt;</string>
        </property>
        <property name="wordWrap">
         <bool>true</bool>
        </property>
        <property name="openExternalLinks">
         <bool>true</bool>
        </property>
        <property name="textInteractionFlags">
         <set>Qt::LinksAccessibleByMouse|Qt::TextSelectableByMouse</set>
        </property>
       </widget>
      </item>
     </layout>
    </widget>
   </item>
   <item>
    <spacer name="verticalSpacer">
     <property name="orientation">
      <enum>Qt::Vertical</enum>
     </property>
     <property name="sizeHint" stdset="0">
      <size>
       <width>20</width>
       <height>40</height>
      </size>
     </property>
    </spacer>
   </item>
  </layout>
 </widget>
 <customwidgets>
  <customwidget>
   <class>MyGroupBox</class>
   <extends>QGroupBox</extends>
   <header>my_group_box.h</header>
   <container>1</container>
  </customwidget>
  <customwidget>
   <class>MyDoubleSpinBox</class>
   <extends>QDoubleSpinBox</extends>
   <header>my_double_spin_box.h</header>
  </customwidget>
  <customwidget>
   <class>MyCheckBox</class>
   <extends>QCheckBox</extends>
   <header>my_check_box.h</header>
  </customwidget>
 </customwidgets>
 <tabstops>
  <tabstop>checkBox_transf_function_enabledAx</tabstop>
  <tabstop>checkBox_transf_function_enabledAx_false</tabstop>
  <tabstop>checkBox_transf_function_enabledx</tabstop>
  <tabstop>spinbox4_transf_offset_1111_x</tabstop>
  <tabstop>checkBox_transf_function_enabledy</tabstop>
  <tabstop>spinbox4_transf_offset_1111_y</tabstop>
  <tabstop>checkBox_transf_function_enabledz</tabstop>
  <tabstop>spinbox4_transf_offset_1111_z</tabstop>
  <tabstop>checkBox_transf_function_enabledw</tabstop>
  <tabstop>spinbox4_transf_offset_1111_w</tabstop>
  <tabstop>spinbox4_transf_offsetA_1111_x</tabstop>
  <tabstop>spinbox4_transf_offsetA_1111_y</tabstop>
  <tabstop>spinbox4_transf_offsetA_1111_z</tabstop>
  <tabstop>spinbox4_transf_offsetA_1111_w</tabstop>
  <tabstop>spinbox4_transf_addition_constant_0000_x</tabstop>
  <tabstop>spinbox4_transf_addition_constant_0000_y</tabstop>
  <tabstop>spinbox4_transf_addition_constant_0000_z</tabstop>
  <tabstop>spinbox4_transf_addition_constant_0000_w</tabstop>
  <tabstop>spinbox_analyticDE_scale_1</tabstop>
  <tabstop>groupCheck_info</tabstop>
 </tabstops>
 <resources/>
 <connections>
  <connection>
   <sender>checkBox_transf_function_enabledAx_false</sender>
   <signal>toggled(bool)</signal>
   <receiver>spinbox4_transf_offsetA_1111_x</receiver>
   <slot>setEnabled(bool)</slot>
   <hints>
    <hint type="sourcelabel">
     <x>54</x>
     <y>58</y>
    </hint>
    <hint type="destinationlabel">
     <x>750</x>
     <y>195</y>
    </hint>
   </hints>
  </connection>
  <connection>
   <sender>checkBox_transf_function_enabledAx_false</sender>
   <signal>toggled(bool)</signal>
   <receiver>spinbox4_transf_offsetA_1111_y</receiver>
   <slot>setEnabled(bool)</slot>
   <hints>
    <hint type="sourcelabel">
     <x>97</x>
     <y>60</y>
    </hint>
    <hint type="destinationlabel">
     <x>750</x>
     <y>226</y>
    </hint>
   </hints>
  </connection>
  <connection>
   <sender>checkBox_transf_function_enabledAx_false</sender>
   <signal>toggled(bool)</signal>
   <receiver>spinbox4_transf_offsetA_1111_z</receiver>
   <slot>setEnabled(bool)</slot>
   <hints>
    <hint type="sourcelabel">
     <x>38</x>
     <y>57</y>
    </hint>
    <hint type="destinationlabel">
     <x>750</x>
     <y>257</y>
    </hint>
   </hints>
  </connection>
 </connections>
</ui>
